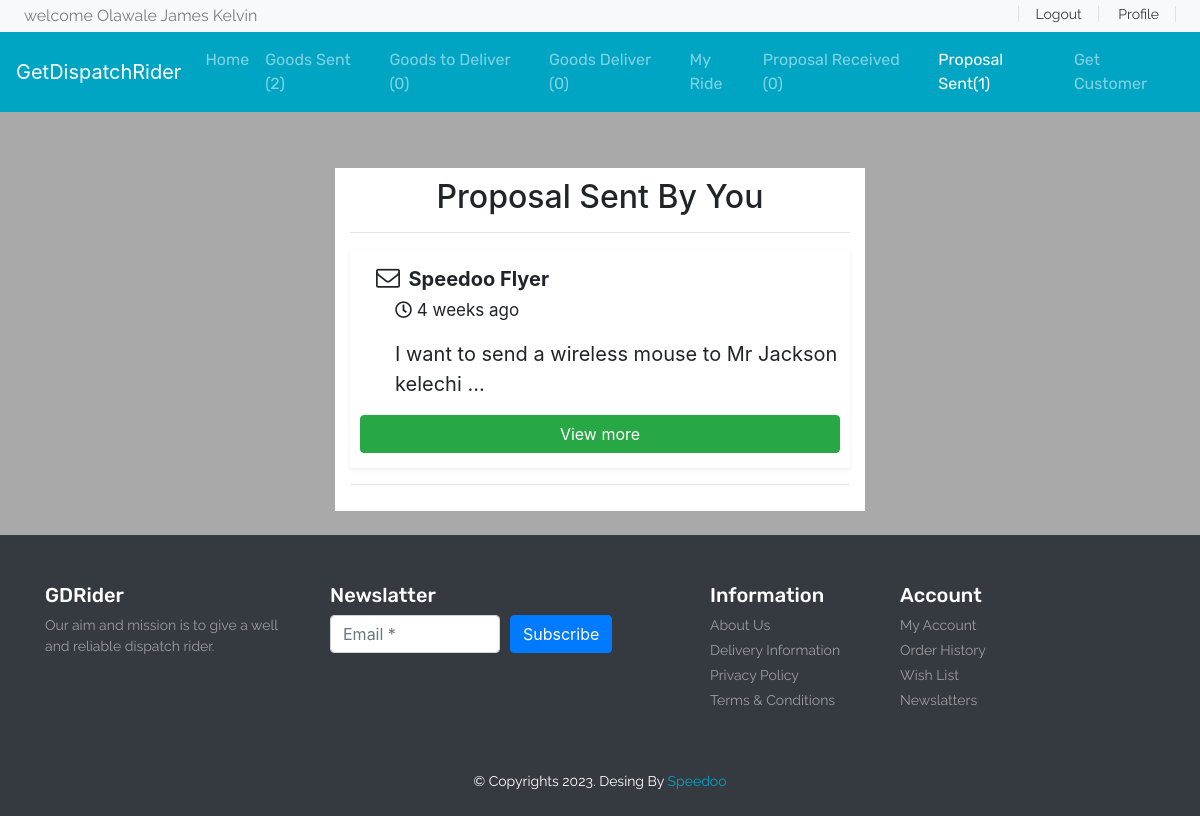
The page /proposal-sent/ (signed in) on the database its author committed.
### base/models.py (models this page shows, shortened)
class user(AbstractUser):
    username = models.CharField(max_length=20, blank=True, null=True)
    fullName = models.CharField(max_length=100)
    email = models.EmailField()
    phoneNumber = models.CharField(max_length=20, unique=True)
    ninslip = models.ImageField()
    verify = models.BooleanField(default=False)
    USERNAME_FIELD = 'phoneNumber'

class proposal(models.Model):
    id = models.UUIDField(default=uuid.uuid4, editable=False, primary_key=True)
    riderUsername = models.CharField(max_length=50, default='null')
    rideName = models.CharField(max_length=50, default='empty')
    riderEmail = models.EmailField()
    senderName = models.CharField(max_length=100, default='empty')
    riderPhoneNumber = models.CharField(max_length=20, default='empty')
    senderEmail = models.EmailField()
    senderPhoneNumber = models.CharField(max_length=20, default='empty')
    rideTrackId = models.CharField(max_length=100)
    rideType = models.CharField(max_length=50)
    goodsName = models.CharField(max_length=250)
    receiverName = models.CharField(max_length=250)
    receiverAddress = models.CharField(max_length=250)
    receiverPhoneNumber = models.CharField(max_length=50)
    amount = models.TextField()
    goodsDescription = models.TextField()
    deliveryPassword = models.CharField(max_length=10, blank='True', null='True')
    created = models.DateTimeField(auto_now_add=True)
    update = models.DateTimeField(auto_now=True)
    deliver = models.BooleanField(default=False)
    accepted = models.BooleanField(default=False)

### base/views.py (the view)
# urls.py: path('proposal-sent/', views.proposalSent, name='proposalSent'),
@login_required(login_url='base:login')
def proposalSent(request):
    proposalr = proposal.objects.filter(Q(riderUsername=request.user) & Q(accepted=False)).count
    proposals = proposal.objects.filter(Q(senderPhoneNumber=request.user.phoneNumber) & Q(accepted=False)).count
    goodsent = proposal.objects.filter(Q(senderPhoneNumber=request.user.phoneNumber) & Q(accepted=True)).count
    goodstosend = proposal.objects.filter(Q(riderUsername=request.user) & Q(accepted=True) & Q(deliver=False)).count
    goodsdeliver = proposal.objects.filter(Q(riderUsername=request.user) & Q(deliver=True)).count
    sentproposal = proposal.objects.filter(Q(senderPhoneNumber=request.user.phoneNumber) & Q(accepted=False)).order_by(
        '-update')
    context = {'sentproposal': sentproposal, 'proposalr': proposalr, 'goodstosend': goodstosend, 'goodsent': goodsent,
               'goodsdeliver': goodsdeliver, 'proposals': proposals}
    return render(request, 'base/proposalSent.html', context)

### base/templates/base/proposalSent.html (shortened to what this page needs)
<div style="background-color: darkgrey;">
    {% extends 'base/navbar.html'%}
    {% block proposal-sent%}
                  <li class="nav-item active">
                    <a class="nav-link" href="{% url 'base:proposalSent'%}">Proposal Sent({{proposals}})</a>
                  </li>
                  {%endblock%}
{%load static %}
{% block body%}
<div class="container">
        <div class="container " style="background-color: #fff; margin-top: 5%;  padding: 10px 15px; width:fit-content ; height:fit-content">
            <div class="text-center">
                <h2>Proposal Sent By You</h2>
            </div>
           <hr/>
            {% for i in sentproposal %}
            <div class="shadow-sm proposal">
                <i style="font-size:24px" class="fa ml-3">&#xf003;</i> <span class="ml-1" style="font-size: 20px; text-align: left;"><strong>{{i.rideName}}</strong> </span>
                <p class="mt-1" style="font-size: 17px; margin-left: 35px;"><i class='far fa-clock' ></i> {{i.update|timesince}} ago</p>
                <p style="font-size: 20px; margin-left: 35px;">{{i.goodsDescription|truncatewords:11}}</p>
                <a href="{% url 'base:proposalupdate' i.id %}" style="width: 100%;" class="btn btn-success">View more</a>
            </div>
            <hr style="color: #333;"/>
            {%endfor%}
        </div>
    </div>
    {%endblock%}

### base/templates/base/navbar.html (shortened to what this page needs)
<!DOCTYPE html>
{% load static %}
<html lang="en">
<head>
     <link rel="stylesheet" href="https://stackpath.bootstrapcdn.com/bootstrap/4.4.1/css/bootstrap.min.css">
     <link rel="stylesheet" href="https://cdnjs.cloudflare.com/ajax/libs/OwlCarousel2/2.3.4/assets/owl.carousel.min.css" />
     <link rel="stylesheet" href="https://cdnjs.cloudflare.com/ajax/libs/OwlCarousel2/2.3.4/assets/owl.theme.default.min.css" />
      <link rel="stylesheet" href="https://cdnjs.cloudflare.com/ajax/libs/font-awesome/5.13.0/css/all.min.css" />
     <link rel="stylesheet" href="https://cdnjs.cloudflare.com/ajax/libs/font-awesome/4.7.0/css/font-awesome.min.css">
     <link rel="stylesheet" href="{% static 'base/style.css' %}">
</head>
<body onload="getLocation();">
 <header id="header" class="">
        <div class="strip d-flex justify-content-between px-4 py-1 bg-light" style="height:fit-content" >
            <p class="font-rale  text-black-50 m-0">welcome {{request.user.fullName}}</p>
            <div class="font-rale font-size-14">
                {% if request.user.is_authenticated%}
                <a href="{% url 'base:logout' %}" class="px-3 border-right border-left text-dark">Logout</a>
                <a href="" class="px-3 border-right text-dark">Profile</a>
                {%else%}
                  <a href="{% url 'base:login' %}" class="px-3 border-right border-left text-dark">Login</a>
                <a href="{%url 'base:signup' %}" class="px-3 border-right text-dark">SignUp</a>
                {%endif%}
            </div>
        </div>
        <nav class="navbar navbar-expand-lg navbar-dark color-second-bg ">
            <a class="navbar-brand" href="#">GetDispatchRider</a>
            <div class="collapse navbar-collapse" id="navbarNav">
              <ul class="navbar-nav m-auto font-rubik">
                {% block homes %}<li class="nav-item ">
                  <a class="nav-link" href="{% url 'base:index' %}">Home</a>
                </li>
                {%endblock%}
                  {% block good_sent%}
                <li class="nav-item">
                  <a class="nav-link" href="{% url 'base:goodSent'%}">Goods Sent ({{goodsent}})</a>
                </li>
                  {%endblock%}
                  {% block goods-to-deliver %}
                <li class="nav-item">
                  <a class="nav-link" href="{% url 'base:onDelivary' %}">Goods to Deliver ({{goodstosend}}) </a>
                </li>
                  {%endblock%}
                  {% block goods_deliver%}
                <li class="nav-item">
                  <a class="nav-link" href="{% url 'base:goodsDeliver'%}">Goods Deliver ({{goodsdeliver}})</a>
                </li>
                  {% endblock%}
                  {%block my_ride%}
                <li class="nav-item">
                    <a class="nav-link" href="{% url 'base:my-ride'%}">My Ride</a>
                  </li>
                  {% endblock%}
                  {% block proposal_received%}
                  <li class="nav-item">
                    <a class="nav-link" href="{% url 'base:proposal-receive'%}">Proposal Received ({{proposalr}})</a>
                  </li>
                  {%endblock%}
                  {% block proposal-sent%}{%endblock%}
                   <li class="nav-item ">
                  <a class="nav-link" href="{% url 'base:index' %}">Get Customer</a>
                </li>
              </ul>
            </div>
          </nav>
    </header>
{%block body%}
{%endblock%}
 <br/>
 <footer id="footer" class="bg-dark text-white py-5">
          <div class="container">
            <div class="row">
              <div class="col-lg-3 col-12">
                <h4 class="font-rubik font-size-20">GDRider</h4>
                <p class="font-size-14 font-rale text-white-50">Our aim and mission is to give a well and reliable dispatch rider.</p>
              </div>
              <div class="col-lg-4 col-12">
                <h4 class="font-rubik font-size-20">Newslatter</h4>
                <form class="form-row">
                  <div class="col">
                    <input type="text" class="form-control" placeholder="Email *">
                  </div>
                  <div class="col">
                    <button type="submit" class="btn btn-primary mb-2">Subscribe</button>
                  </div>
                </form>
              </div>
              <div class="col-lg-2 col-12">
                <h4 class="font-rubik font-size-20">Information</h4>
                <div class="d-flex flex-column flex-wrap">
                  <a href="#" class="font-rale font-size-14 text-white-50 pb-1">About Us</a>
                  <a href="#" class="font-rale font-size-14 text-white-50 pb-1">Delivery Information</a>
                  <a href="#" class="font-rale font-size-14 text-white-50 pb-1">Privacy Policy</a>
                  <a href="#" class="font-rale font-size-14 text-white-50 pb-1">Terms & Conditions</a>
                </div>
              </div>
              <div class="col-lg-2 col-12">
                <h4 class="font-rubik font-size-20">Account</h4>
                <div class="d-flex flex-column flex-wrap">
                  <a href="#" class="font-rale font-size-14 text-white-50 pb-1">My Account</a>
                  <a href="#" class="font-rale font-size-14 text-white-50 pb-1">Order History</a>
                  <a href="#" class="font-rale font-size-14 text-white-50 pb-1">Wish List</a>
                  <a href="#" class="font-rale font-size-14 text-white-50 pb-1">Newslatters</a>
                </div>
              </div>
            </div>
          </div>
        </footer>
        <div class="copyright text-center bg-dark text-white py-2">
          <p class="font-rale font-size-14">&copy; Copyrights 2023. Desing By <a href="#" class="color-second">Speedoo</a></p>
        </div>
</body>
</html>

### base/static/base/style.css (style rules this page uses)
button, button:focus { outline: none !important; box-shadow: none !important; }
.font-rale { font-family: "Raleway", cursive; }
.font-rubik { font-family: "Rubik", cursive; }
.font-size-14 { font-size: 14px; }
.font-size-20 { font-size: 20px; }
.color-second { color: #00A5C4; }
.color-second-bg { background: #00A5C4; }
.proposal { width: 500px; padding: 15px 10px; margin-top: 5px; display: block; }

### rows shown on the page
user: user.fullName "Olawale James Kelvin"
proposal: rideName "Speedoo Flyer", update "4 weeks", goodsDescription "I want to send a wireless mouse to Mr Jackson kelechi …"

### other values the page prints
{{ goodsent }} "2"
{{ goodstosend }} "0"
{{ goodsdeliver }} "0"
{{ proposalr }} "0"
{{ proposals }} "1"
